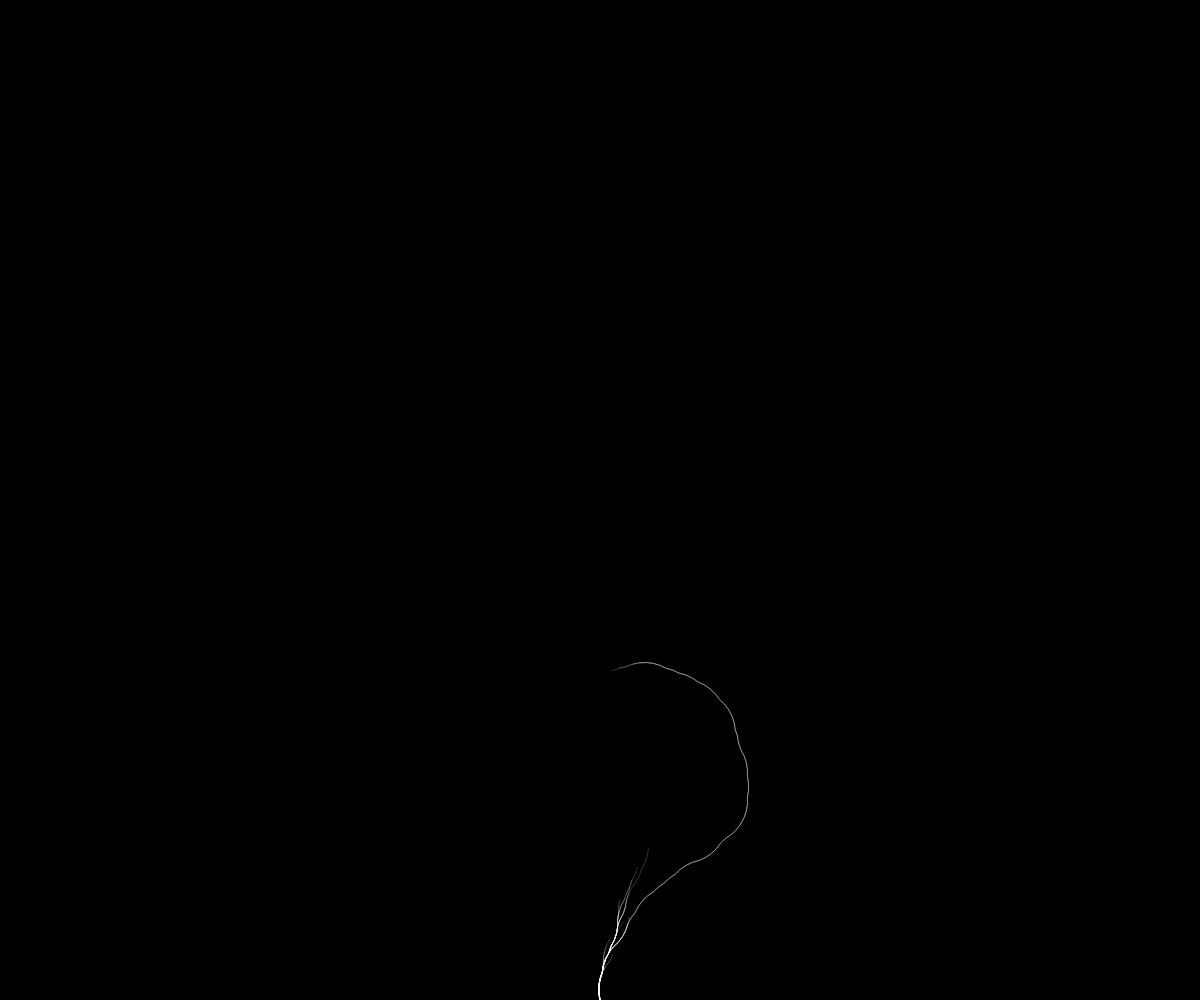
Frame 1 (no input)
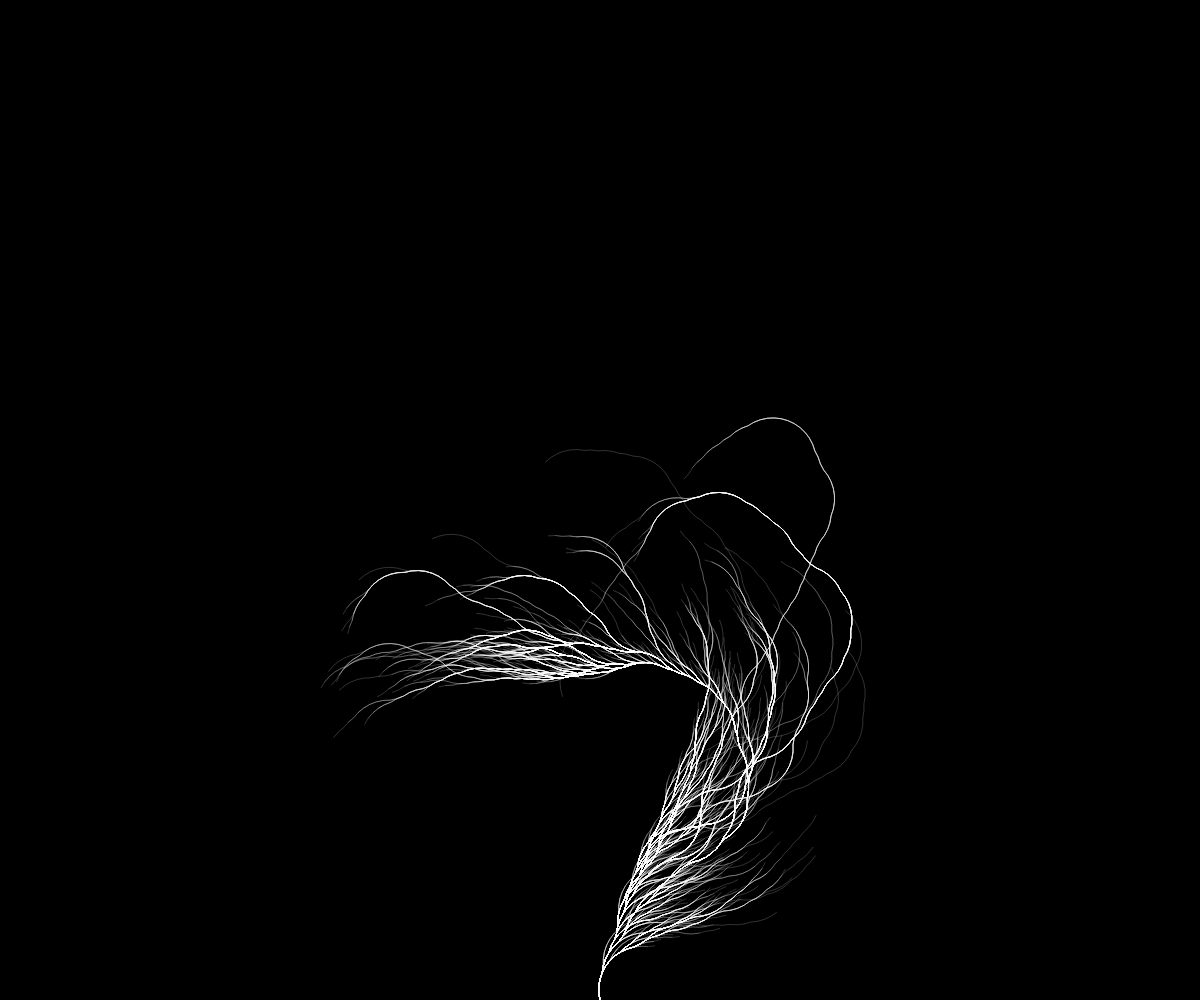
Frame 60 (no input)
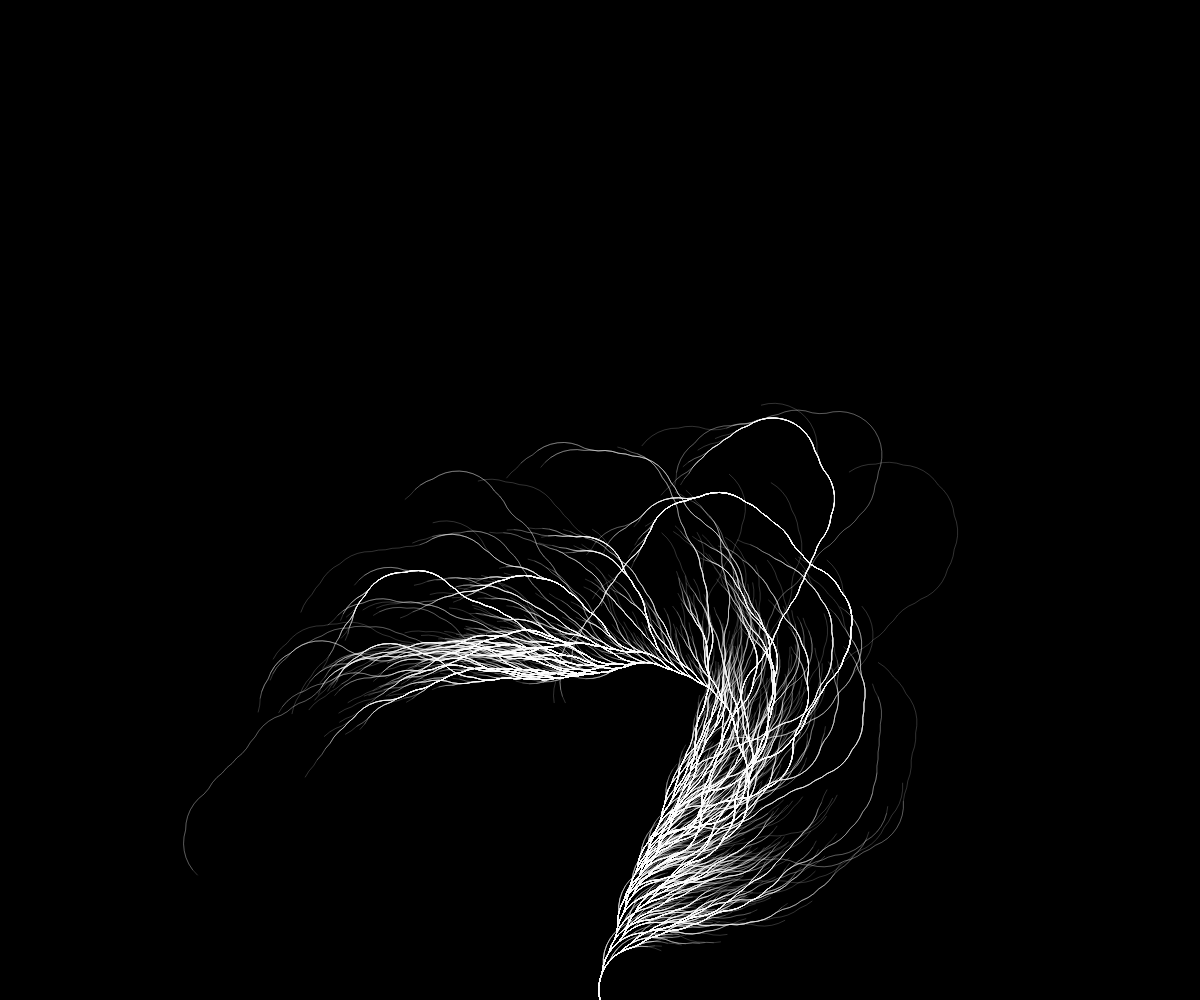
Frame 120 (the mouse pressed at the canvas centre since frame 60)

The p5.js sketch that drew these frames (run headless with seeded random() and noise() and a simulated clock; from frame 60 on, the mouse is pressed at the canvas centre):

// p5.js sketch
// ── sketch.js
const length = 7,
  speed = 50;
let angle,
  n = 0;

function setup() {
  createCanvas(windowWidth, windowHeight);

  angle = ((1 + sqrt(5)) / 2) / 10;

  noFill();
  stroke(255);
  strokeWeight(0.2);

  background(0);
}

function draw() {
  for (let i = 0; i < speed; i++) {
    translate(width / 2, height);
    rotate(-PI / 2);

    const sequence = collatz(n);

    let curAngle = 0,
      xOff = 0,
      yOff = 0;

    beginShape();
    for (let j = 0; j < sequence.length; j++) {
      if (sequence[j] % 2 == 0) {
        curAngle += angle;
      }
      else {
        curAngle -= angle
      }

      const newX = xOff + length * cos(curAngle),
        newY = yOff + length * sin(curAngle);

      vertex(xOff, yOff);

      xOff = newX;
      yOff = newY;
    }
    endShape();
    n++;
    resetMatrix();
  }
}

function collatz(num) {
  sequence = [num];
  while (num > 1) {
    if (num % 2 == 0) {
      num = num / 2;
    }
    else {
      num = (num * 3 + 1) / 2;
    }
    sequence.push(num);
  }

  return sequence.reverse();
}
